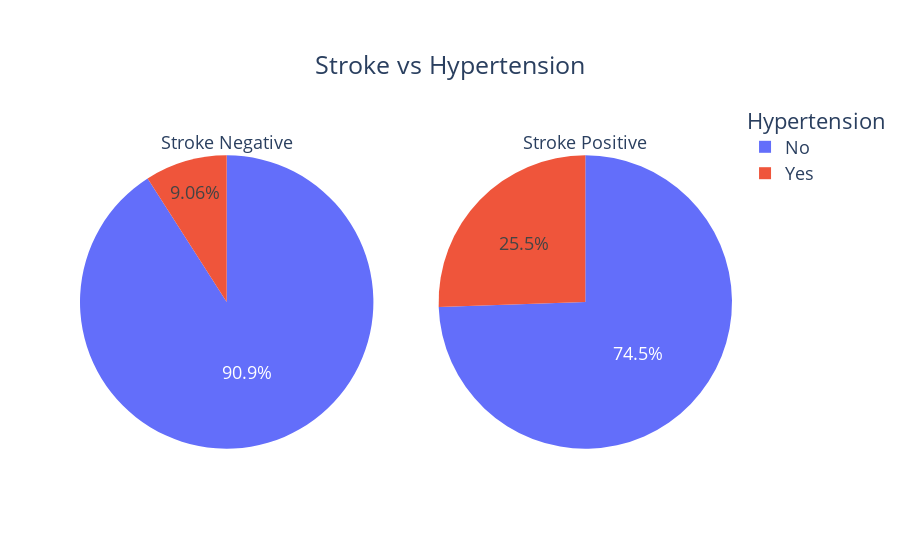

Source (notebook cell):
### Code cell
counts0 = Counter(df[df['stroke']==0]['hypertension'])
counts1 = Counter(df[df['stroke']==1]['hypertension'])
fig = make_subplots(rows=1, cols=2, specs=[[{"type": "pie"}, {"type": "pie"}]])

fig.add_trace(go.Pie(
     values=[item[1] for item in sorted(counts0.items())],
     labels=['No','Yes'],
     domain=dict(x=[0, 0.5]),
     name="Stroke Negative",title='Stroke Negative'), 
     row=1, col=1)

fig.add_trace(go.Pie(
     values=[item[1] for item in sorted(counts1.items())],
     labels=['No','Yes'],
     domain=dict(x=[0.5, 1.0]),
     name="Stroke Positive",title='Stroke Positive'),
    row=1, col=2)

fig.update_layout(
    title={'text':'Stroke vs Hypertension','xanchor':'left','yanchor': 'top','y':0.9,'x':0.35},
    xaxis_title="X Axis Title",
    yaxis_title="Y Axis Title",
    legend_title="Hypertension",
    font=dict(size=18)
)

fig.show()

### Figure 1 — Plotly figure (JSON) as saved in the notebook; plotly's stock layout.template omitted (floating-point values rounded to 4 significant figures)
{"data": [{"domain": {"x": [0, 0.45], "y": [0, 1]}, "labels": ["No", "Yes"], "name": "Stroke Negative", "title": {"text": "Stroke Negative"}, "type": "pie", "values": [38756, 3861]}, {"domain": {"x": [0.55, 1], "y": [0, 1]}, "labels": ["No", "Yes"], "name": "Stroke Positive", "title": {"text": "Stroke Positive"}, "type": "pie", "values": [583, 200]}], "layout": {"font": {"size": 18}, "legend": {"title": {"text": "Hypertension"}}, "title": {"text": "Stroke vs Hypertension", "x": 0.35, "xanchor": "left", "y": 0.9, "yanchor": "top"}, "xaxis": {"title": {"text": "X Axis Title"}}, "yaxis": {"title": {"text": "Y Axis Title"}}}}
